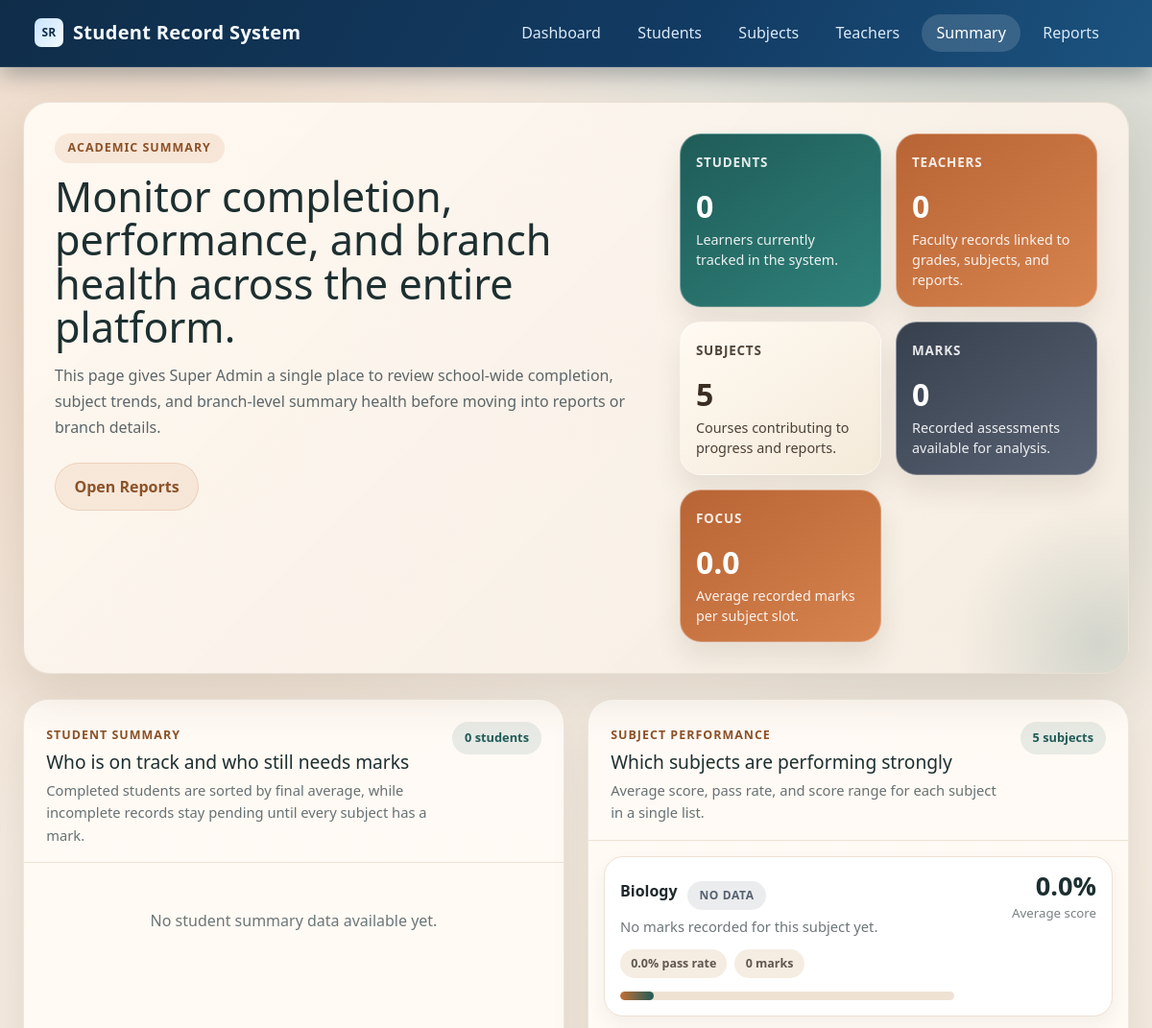
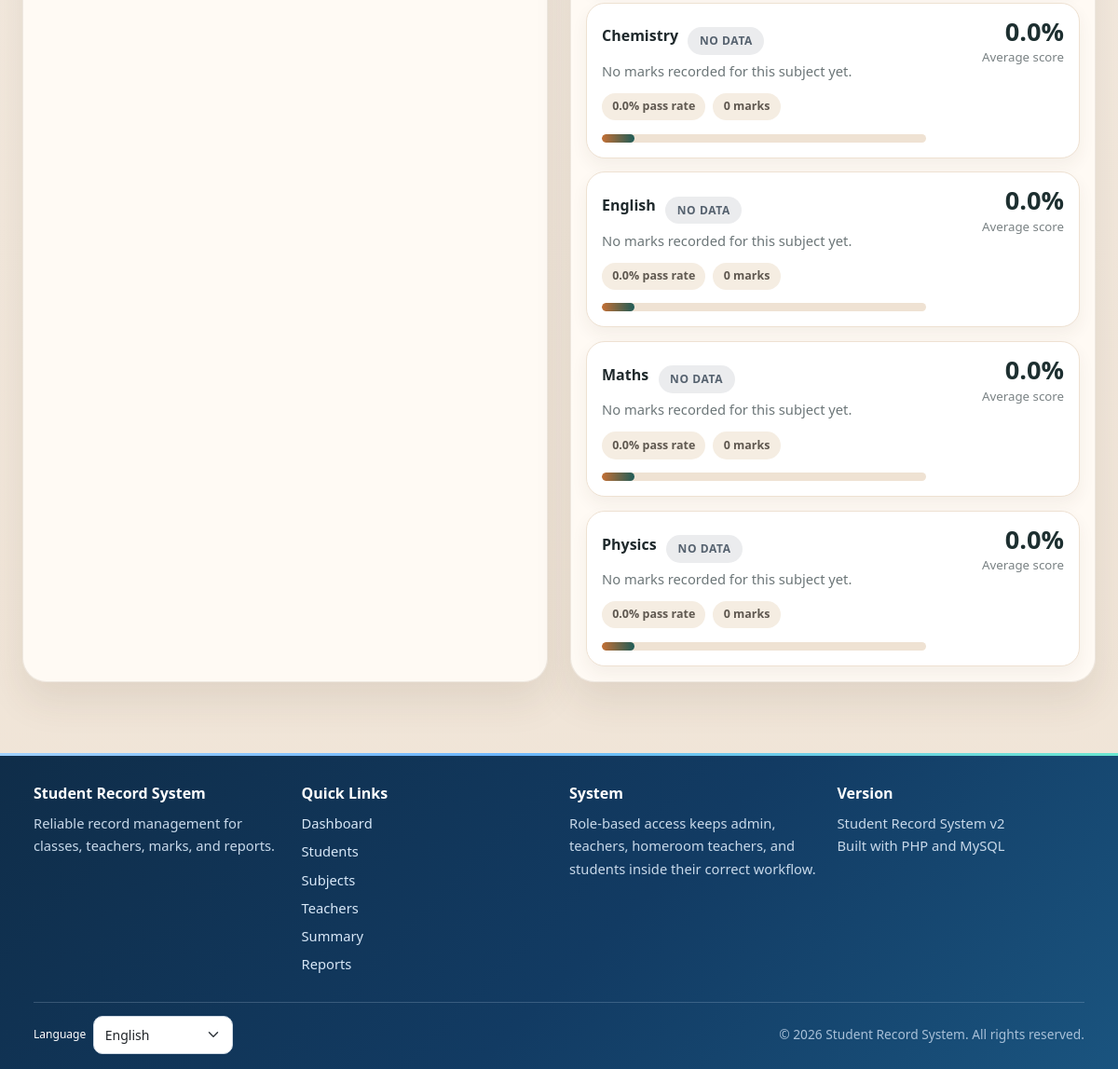
/pages/summary.php (signed in), run on the app's committed database (2 pictures, top to bottom).
### tables this page shows
CREATE TABLE IF NOT EXISTS subjects (
    subject_id INT AUTO_INCREMENT PRIMARY KEY,
    subject_name VARCHAR(100) NOT NULL,
    total_mark INT NOT NULL DEFAULT 100,
    created_at TIMESTAMP DEFAULT CURRENT_TIMESTAMP
);

### pages/summary.php (the view, shortened to what the rows shown need)
<?php
require_once '../auth/auth_helper.php';
function formatSummaryLabel($value) {
    $value = str_replace('_', ' ', trim((string)$value));
    return ucwords(strtolower($value));
}
function getStatusPillClass($status) {
    $status = strtoupper(trim((string)$status));
    switch ($status) {
        case 'NO MARKS':
        case 'NO SUBJECTS':
        case 'NO DATA':
            return 'status-pill status-muted';
    }
}
$db = new Database();
$conn = $db->getConnection();
$is_admin = hasRole('admin');
$is_super_admin = $is_admin && (string)($_SESSION['admin_scope'] ?? 'main') === 'main';
$summary_title = isHomeroomTeacher()
    ? 'Compile final results for your homeroom without jumping between multiple pages.'
    : ($is_super_admin
        ? 'Monitor completion, performance, and branch health across the entire platform.'
        : 'Review compiled results, completion, and subject health across the whole school.');
$subjectPerformance = $conn->query("
    SELECT
        subject_id,
        subject_name,
        total_students AS total_marks,
        average_score,
        highest_score,
        lowest_score,
        passed_count,
        COALESCE(failed_count, GREATEST(total_students - passed_count, 0)) AS failed_count,
        COALESCE(pass_rate, 0) AS pass_rate,
        COALESCE(
            performance_band,
            CASE
                WHEN total_students = 0 THEN 'NO DATA'
                WHEN average_score >= 80 THEN 'EXCELLENT'
                WHEN average_score >= 60 THEN 'GOOD'
                WHEN average_score >= 50 THEN 'FAIR'
                ELSE 'NEEDS IMPROVEMENT'
            END
        ) AS performance_band
    FROM subject_performance
    ORDER BY average_score DESC, subject_name ASC
");
?>
<!DOCTYPE html>
<html lang="<?php echo htmlspecialchars(currentLanguageTag(), ENT_QUOTES, 'UTF-8'); ?>">
<head>
    <link href="https://cdn.jsdelivr.net/npm/bootstrap@5.3.0/dist/css/bootstrap.min.css" rel="stylesheet">
    <link href="../assets/style.css" rel="stylesheet">
</head>
<body class="summary-page">
    <div class="main-container">
        <div class="container mt-4 summary-shell">
            <section class="summary-hero">
                <div>
                    <h1 class="summary-title"><?php echo htmlspecialchars($summary_title, ENT_QUOTES, 'UTF-8'); ?></h1>
                </div>
            </section>
            <div class="summary-grid">
                <section class="summary-panel">
                    <div class="summary-panel-header">
                        <div>
                            <h2 class="summary-panel-title">Who is on track and who still needs marks</h2>
                        </div>
                    </div>
                </section>
                <section class="summary-panel">
                    <div class="summary-panel-header">
                        <div>
                            <h2 class="summary-panel-title">Which subjects are performing strongly</h2>
                        </div>
                    </div>
                    <div class="summary-panel-body">
                        <?php if ($subjectPerformance && $subjectPerformance->num_rows > 0): ?>
                            <?php while ($subject = $subjectPerformance->fetch_assoc()): ?>
                                <?php
                                $totalMarksForSubject = (int)($subject['total_marks'] ?? 0);
                                $passedCount = (int)($subject['passed_count'] ?? 0);
                                $failedCount = (int)($subject['failed_count'] ?? 0);
                                $averageScore = (float)($subject['average_score'] ?? 0);
                                $passRate = (float)($subject['pass_rate'] ?? 0);
                                $bandLabel = formatSummaryLabel($subject['performance_band'] ?? 'NO DATA');
                                $barWidth = $totalMarksForSubject > 0 ? max(10, min(100, (int)round($averageScore))) : 10;
                                ?>
                                <article class="summary-row">
                                    <div class="summary-row-main">
                                        <div class="summary-row-head">
                                            <h3 class="summary-name"><?php echo htmlspecialchars($subject['subject_name'], ENT_QUOTES, 'UTF-8'); ?></h3>
                                            <span class="<?php echo getStatusPillClass($subject['performance_band'] ?? 'NO DATA'); ?>"><?php echo htmlspecialchars($bandLabel, ENT_QUOTES, 'UTF-8'); ?></span>
                                        </div>
                                        <p class="summary-meta">
                                            <?php if ($totalMarksForSubject > 0): ?>
                                                <?php echo $passedCount; ?> pass
                                                <span>&bull; <?php echo $failedCount; ?> below pass mark</span>
                                                <span>&bull; High <?php echo (int)round((float)($subject['highest_score'] ?? 0)); ?></span>
                                                <span>&bull; Low <?php echo (int)round((float)($subject['lowest_score'] ?? 0)); ?></span>
                                            <?php else: ?>
                                                No marks recorded for this subject yet.
                                            <?php endif; ?>
                                        </p>
                                        <div class="summary-chip-row">
                                            <span class="summary-chip"><?php echo number_format($passRate, 1); ?>% pass rate</span>
                                            <span class="summary-chip"><?php echo $totalMarksForSubject; ?> marks</span>
                                        </div>
                                        <div class="summary-progress">
                                            <span style="width: <?php echo $barWidth; ?>%"></span>
                                        </div>
                                    </div>
                                    <div class="summary-row-side">
                                        <div class="summary-value"><?php echo number_format($averageScore, 1); ?>%</div>
                                        <div class="summary-caption">Average score</div>
                                    </div>
                                </article>
                            <?php endwhile; ?>
                        <?php else: ?>
                            <div class="summary-empty">
                                <p>No subject performance data available yet.</p>
                            </div>
                        <?php endif; ?>
                    </div>
                </section>
            </div>
        </div>
    </div>
</body>
</html>

### data on the page
subjects: subject_name "Biology", bandLabel "NO DATA", passRate "0.0", totalMarksForSubject "0", $barWidth 10 (drawn), averageScore "0.0"
subjects: subject_name "Chemistry", bandLabel "NO DATA", passRate "0.0", totalMarksForSubject "0", $barWidth 10 (drawn), averageScore "0.0"
subjects: subject_name "English", bandLabel "NO DATA", passRate "0.0", totalMarksForSubject "0", $barWidth 10 (drawn), averageScore "0.0"
subjects: subject_name "Maths", bandLabel "NO DATA", passRate "0.0", totalMarksForSubject "0", $barWidth 10 (drawn), averageScore "0.0"
subjects: subject_name "Physics", bandLabel "NO DATA", passRate "0.0", totalMarksForSubject "0", $barWidth 10 (drawn), averageScore "0.0"

### other printed values
t('Student Record System') "Student Record System"
t('Dashboard') "Dashboard"
t('Students') "Students"
t('Subjects') "Subjects"
t('Teachers') "Teachers"
t('Summary') "Summary"
t('Reports') "Reports"
t('Academic Summary') "ACADEMIC SUMMARY"
$summary_title "Monitor completion, performance, and branch health across the entire platform."
$summary_intro "This page gives Super Admin a single place to review school-wide completion, subject trends, and branch-level summary health before moving into reports or branch details."
t('Open Reports') "Open Reports"
t('Students') "STUDENTS"
$totalStudents "0"
t('Learners currently tracked in the system.') "Learners currently tracked in the system."
t('Teachers') "TEACHERS"
